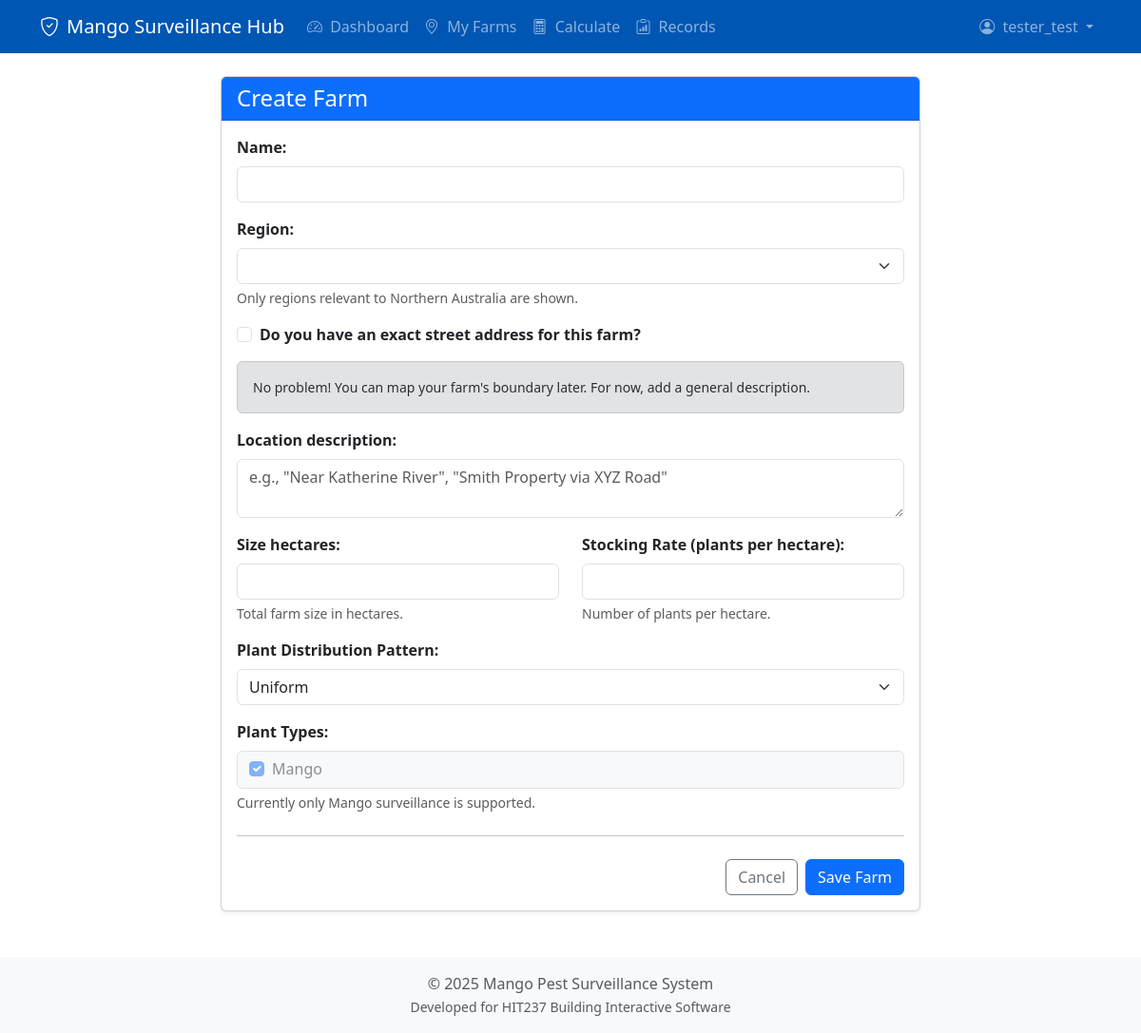
/farms/create/ (signed in), run on an earlier commit of the app's database.
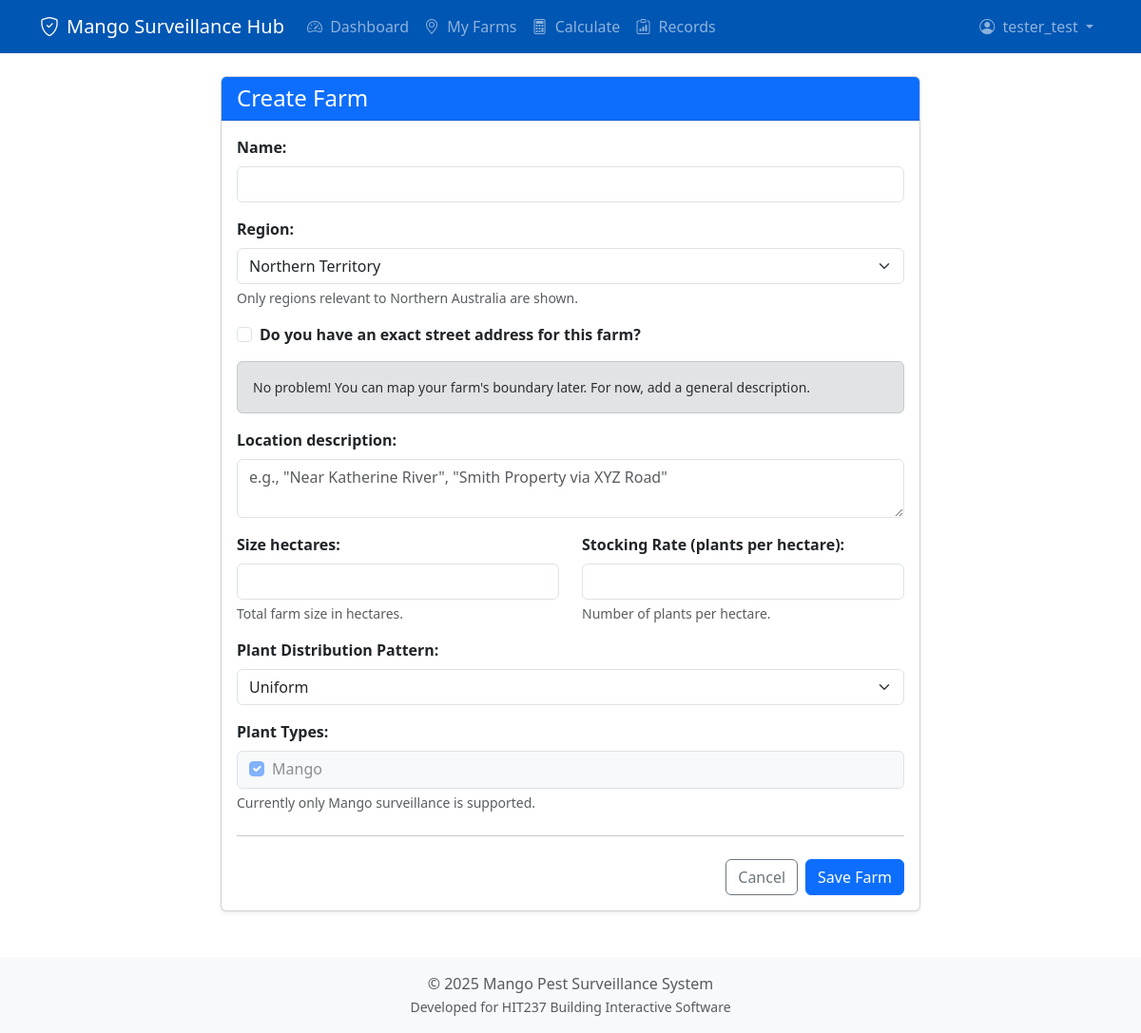
And on a later commit of the database.
### core/models.py (models this page shows)
class Region(models.Model):
    name = models.CharField(max_length=100, unique=True)
    climate_zone = models.CharField(max_length=50, blank=True, null=True)
    state_abbreviation = models.CharField(
        max_length=3,
        blank=True,
        null=True,
        help_text="State/Territory abbreviation (e.g., NT, QLD, WA)"
    )
    def __str__(self):
        return self.name

### core/views.py (the view)
# urls.py: path('farms/create/', views.create_farm_view, name='create_farm'),
@login_required
def create_farm_view(request):
    if request.method == 'POST':
        form = FarmForm(request.POST)
        if form.is_valid():
            farm = form.save(commit=False)
            farm.owner = request.user.grower_profile
            try:
                mango_type = PlantType.objects.get(name='Mango')
            except PlantType.DoesNotExist:
                raise Http404("Default 'Mango' PlantType not found in database. Please add it via the admin interface.")
            farm.plant_type = mango_type
            farm.save()
            messages.success(request, f"Farm '{farm.name}' was created successfully!")
            return redirect('core:farm_detail', farm_id=farm.id)
    else:
        form = FarmForm()
    return render(request, 'core/create_farm.html', {'form': form})

### core/forms.py
class FarmForm(forms.ModelForm):
    region = forms.ModelChoiceField(
        queryset=Region.objects.all(),  # Show all regions temporarily
        empty_label=None, # No empty choice needed if required
        required=True
    )
    has_exact_address = forms.BooleanField(required=False, label="Do you have an exact street address for this farm?", initial=False)
    street_address = forms.CharField(max_length=255, required=False, label="Street Address")
    class Meta:
        model = Farm
        fields = [
            'name',
            'region',
            'location_description',
            'size_hectares',
            'stocking_rate',
            'distribution_pattern'
        ]
        widgets = {
            'location_description': forms.Textarea(attrs={'rows': 3, 'placeholder': 'e.g., "Near Katherine River", "Smith Property via XYZ Road"'}),
        }
        labels = {
            'stocking_rate': 'Stocking Rate (plants per hectare)'
        }

### core/templates/core/create_farm.html (shortened to what the changed rows need)
{% extends 'core/base.html' %}
{% block content %}
<div class="row justify-content-center">
    <div class="col-lg-8 col-md-10">
        <div class="card shadow-sm mb-4">
            <div class="card-body">
                <form method="post" novalidate id="farm-form">
                    <div class="mb-3">
                        <label for="{{ form.region.id_for_label }}" class="form-label fw-bold">{{ form.region.label }}:</label>
                        <select name="{{ form.region.name }}" id="{{ form.region.id_for_label }}"
                                class="form-select {% if form.region.errors %}is-invalid{% endif %}" required>
                            {% for value, text in form.region.field.choices %}
                            <option value="{{ value }}" {% if form.region.value|stringformat:"s" == value|stringformat:"s" %}selected{% endif %}>{{ text }}</option>
                            {% endfor %}
                        </select>
                        <div class="form-text">Only regions relevant to Northern Australia are shown.</div>
                    </div>
                </form>
            </div>
        </div>
    </div>
</div>
{% endblock %}

What changed in the data, as far as the page shows it:
added Region: region "Northern Territory"
